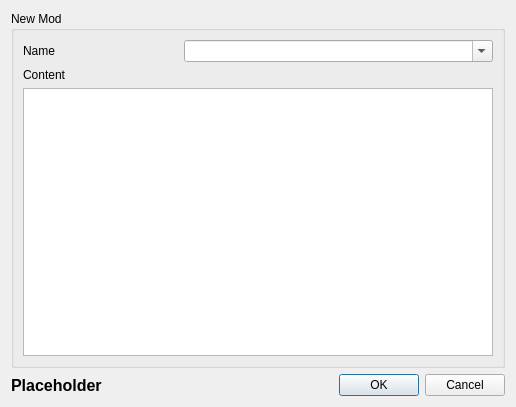
<?xml version="1.0" encoding="UTF-8"?>
<ui version="4.0">
 <class>InstallDialog</class>
 <widget class="QDialog" name="InstallDialog">
  <property name="geometry">
   <rect>
    <x>0</x>
    <y>0</y>
    <width>516</width>
    <height>407</height>
   </rect>
  </property>
  <property name="maximumSize">
   <size>
    <width>16777215</width>
    <height>16777215</height>
   </size>
  </property>
  <property name="windowTitle">
   <string>Install Mods</string>
  </property>
  <layout class="QVBoxLayout" name="verticalLayout">
   <item>
    <widget class="QGroupBox" name="groupBox">
     <property name="acceptDrops">
      <bool>false</bool>
     </property>
     <property name="toolTip">
      <string/>
     </property>
     <property name="title">
      <string>New Mod</string>
     </property>
     <layout class="QVBoxLayout" name="verticalLayout_3">
      <item>
       <layout class="QHBoxLayout" name="horizontalLayout_3" stretch="1,2">
        <item>
         <widget class="QLabel" name="label">
          <property name="minimumSize">
           <size>
            <width>50</width>
            <height>0</height>
           </size>
          </property>
          <property name="text">
           <string>Name</string>
          </property>
         </widget>
        </item>
        <item>
         <widget class="QComboBox" name="nameCombo">
          <property name="editable">
           <bool>true</bool>
          </property>
         </widget>
        </item>
       </layout>
      </item>
      <item>
       <widget class="QLabel" name="label_3">
        <property name="text">
         <string>Content</string>
        </property>
       </widget>
      </item>
      <item>
       <widget class="ArchiveTree" name="treeContent">
        <property name="contextMenuPolicy">
         <enum>Qt::CustomContextMenu</enum>
        </property>
        <property name="toolTip">
         <string>Content of the archive. You can change the directory structure by using drag&amp;drop. Hint: Also try right clicking...</string>
        </property>
        <property name="whatsThis">
         <string>&lt;!DOCTYPE HTML PUBLIC &quot;-//W3C//DTD HTML 4.0//EN&quot; &quot;http://www.w3.org/TR/REC-html40/strict.dtd&quot;&gt;
&lt;html&gt;&lt;head&gt;&lt;meta name=&quot;qrichtext&quot; content=&quot;1&quot; /&gt;&lt;style type=&quot;text/css&quot;&gt;
p, li { white-space: pre-wrap; }
&lt;/style&gt;&lt;/head&gt;&lt;body style=&quot; font-family:'MS Shell Dlg 2'; font-size:8.25pt; font-weight:400; font-style:normal;&quot;&gt;
&lt;p style=&quot; margin-top:0px; margin-bottom:0px; margin-left:0px; margin-right:0px; -qt-block-indent:0; text-indent:0px;&quot;&gt;&lt;span style=&quot; font-size:8pt;&quot;&gt;This displays the content of the archive. &amp;lt;data&amp;gt; represents the base directory which will map to the game's data directory. You can change the base directory via the right-click context menu and you can move around files via drag&amp;amp;drop&lt;/span&gt;&lt;/p&gt;&lt;/body&gt;&lt;/html&gt;</string>
        </property>
        <property name="locale">
         <locale language="English" country="UnitedStates"/>
        </property>
        <property name="dragEnabled">
         <bool>true</bool>
        </property>
        <property name="dragDropMode">
         <enum>QAbstractItemView::DragDrop</enum>
        </property>
        <property name="selectionMode">
         <enum>QAbstractItemView::ExtendedSelection</enum>
        </property>
        <attribute name="headerVisible">
         <bool>false</bool>
        </attribute>
        <column>
         <property name="text">
          <string notr="true">1</string>
         </property>
        </column>
       </widget>
      </item>
     </layout>
    </widget>
   </item>
   <item>
    <layout class="QHBoxLayout" name="horizontalLayout_2">
     <item>
      <widget class="QLabel" name="problemLabel">
       <property name="font">
        <font>
         <pointsize>12</pointsize>
         <weight>75</weight>
         <bold>true</bold>
        </font>
       </property>
       <property name="text">
        <string>Placeholder</string>
       </property>
      </widget>
     </item>
     <item>
      <spacer name="horizontalSpacer">
       <property name="orientation">
        <enum>Qt::Horizontal</enum>
       </property>
       <property name="sizeHint" stdset="0">
        <size>
         <width>40</width>
         <height>20</height>
        </size>
       </property>
      </spacer>
     </item>
     <item>
      <widget class="QPushButton" name="okButton">
       <property name="text">
        <string>OK</string>
       </property>
      </widget>
     </item>
     <item>
      <widget class="QPushButton" name="cancelButton">
       <property name="text">
        <string>Cancel</string>
       </property>
      </widget>
     </item>
    </layout>
   </item>
  </layout>
 </widget>
 <customwidgets>
  <customwidget>
   <class>ArchiveTree</class>
   <extends>QTreeWidget</extends>
   <header>archivetree.h</header>
  </customwidget>
 </customwidgets>
 <resources/>
 <connections/>
</ui>
